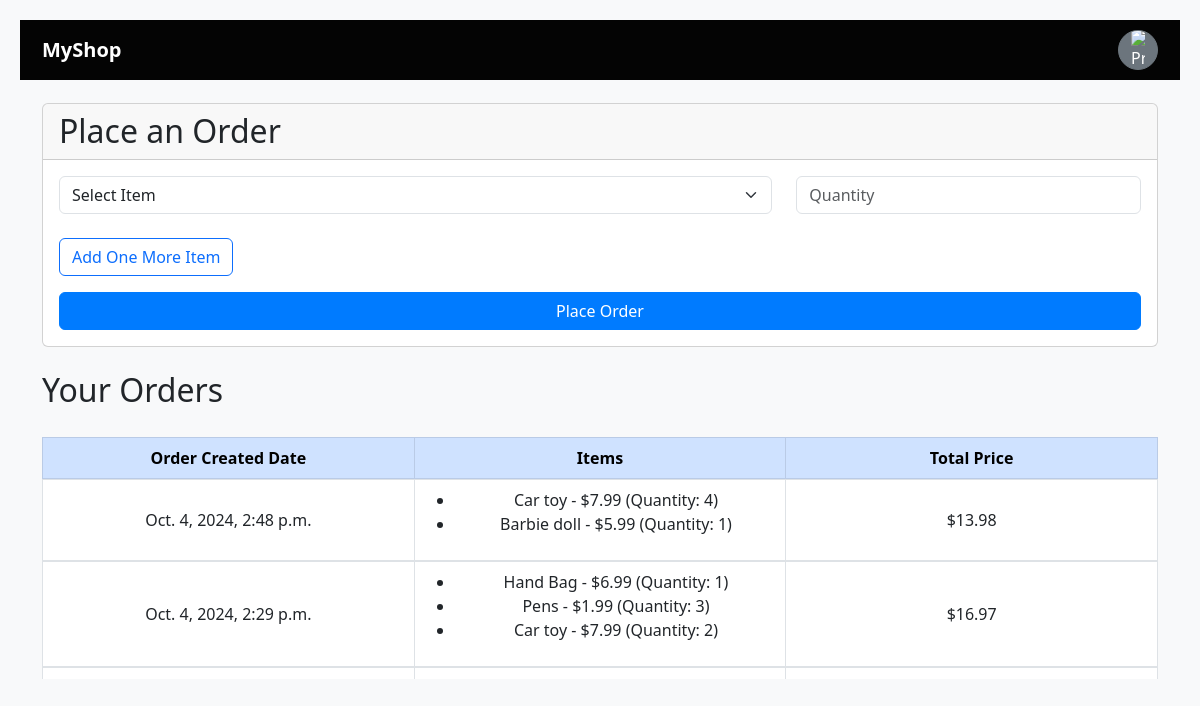
The page /order/ (signed in) on the database as committed earlier.
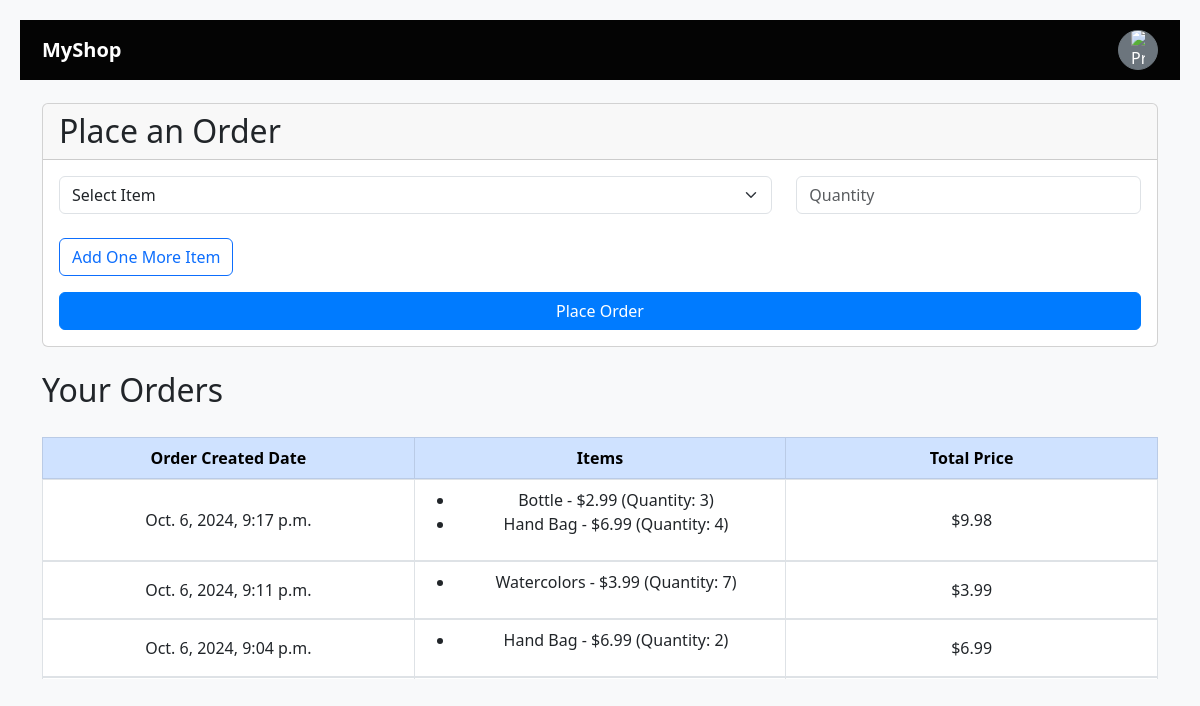
The same page on the database as committed later.
### ecom/models.py (models this page shows, shortened)
class Order(models.Model):
    user = models.ForeignKey(User, on_delete=models.CASCADE)
    order_created_date = models.DateTimeField(auto_now_add=True)
    items = models.ManyToManyField(Item, through='OrderItem')
    def total_price(self):
        total = sum(item.price for item in self.items.all())
        return total

class OrderItem(models.Model):
    order = models.ForeignKey(Order, on_delete=models.CASCADE)
    item = models.ForeignKey(Item, on_delete=models.CASCADE)
    quantity = models.PositiveIntegerField(default=1)

class Item(models.Model):
    name = models.CharField(max_length=100, unique=True)
    price = models.DecimalField(max_digits=10, decimal_places=2)

### ecom/views.py (the view, shortened to what this page needs)
# urls.py: path('order/', views.order_view, name='order_view'),
@login_required
def order_view(request):
    items = Item.objects.all()
    orders = Order.objects.filter(user=request.user).order_by('-order_created_date').prefetch_related('orderitem_set')
    user_profile = request.user.userprofile  # Get the user's profile for address
    return render(request, 'order_view.html', {'items': items, 'orders': orders, 'user_profile': user_profile})

### ecom/templates/order_view.html (shortened to what this page needs)
<!DOCTYPE html>
<html lang="en">
<head>
    <link href="https://cdn.jsdelivr.net/npm/bootstrap@5.3.0-alpha1/dist/css/bootstrap.min.css" rel="stylesheet">
</head>
<body>
    <nav class="navbar navbar-expand-lg">
        <div class="container-fluid">
            <a class="navbar-brand" href="#">MyShop</a>
            <div class="dropdown ms-auto">
                <button class="btn btn-secondary profile-icon" type="button" id="profileDropdown" data-bs-toggle="dropdown" aria-expanded="false">
                    <img src="https://cdn-icons-png.flaticon.com/512/3135/3135715.png" alt="Profile">
                </button>
            </div>
        </div>
    </nav>
    <div class="container">
        <div class="card mb-4">
            <div class="card-header">
                <h2 class="mb-0">Place an Order</h2>
            </div>
            <div class="card-body">
                <form method="post" id="order-form">
                    <div id="order-items">
                        <div class="order-item row mb-3">
                            <div class="col-md-8">
                                <select name="item" class="form-select" required onchange="updatePrice(this)">
                                    <option value="">Select Item</option>
                                </select>
                            </div>
                            <div class="col-md-4">
                                <input type="number" name="quantity" class="form-control" min="1" placeholder="Quantity" required>
                            </div>
                        </div>
                    </div>
                    <button type="button" class="btn btn-outline-primary mb-3" onclick="addItem()">Add One More Item</button>
                    <br>
                    <button type="submit" class="btn btn-primary w-100">Place Order</button>
                </form>
            </div>
        </div>
        <div>
            <h2>Your Orders</h2>
            <div class="table-scroll">
                <table class="table table-bordered table-hover">
                    <thead class="table-primary">
                        <tr>
                            <th>Order Created Date</th>
                            <th>Items</th>
                            <th>Total Price</th>
                        </tr>
                    </thead>
                    <tbody>
                        {% for order in orders %}
                        <tr>
                            <td>{{ order.order_created_date }}</td>
                            <td>
                                <ul>
                                    {% for order_item in order.orderitem_set.all %}
                                    <li>{{ order_item.item.name }} - ${{ order_item.item.price }} (Quantity: {{ order_item.quantity }})</li>
                                    {% endfor %}
                                </ul>
                            </td>
                            <td>${{ order.total_price }}</td>
                        </tr>
                        {% endfor %}
                    </tbody>
                </table>
            </div>
        </div>
    </div>
</body>
</html>

Rows that differ between the two databases and show on the page:
no longer on this page (row unchanged): Order: order_created_date "Oct. 4, 2024, 2:48 p.m.", total_price "13.98"
no longer on this page (row unchanged): OrderItem: item.name "Car toy", item.price "7.99", quantity "4", shown under "Oct. 4, 2024, 2:48 p.m."
no longer on this page (row unchanged): OrderItem: item.name "Barbie doll", item.price "5.99", quantity "1", shown under "Oct. 4, 2024, 2:48 p.m."
no longer on this page (row unchanged): Order: order_created_date "Oct. 4, 2024, 2:29 p.m.", total_price "16.97"
no longer on this page (row unchanged): OrderItem: item.name "Hand Bag", item.price "6.99", quantity "1", shown under "Oct. 4, 2024, 2:29 p.m."
no longer on this page (row unchanged): OrderItem: item.name "Pens", item.price "1.99", quantity "3", shown under "Oct. 4, 2024, 2:29 p.m."
no longer on this page (row unchanged): OrderItem: item.name "Car toy", item.price "7.99", quantity "2", shown under "Oct. 4, 2024, 2:29 p.m."
added Order: order_created_date "Oct. 6, 2024, 9:17 p.m.", total_price "9.98"
added OrderItem: item.name "Bottle", item.price "2.99", quantity "3", shown under "Oct. 6, 2024, 9:17 p.m."
added OrderItem: item.name "Hand Bag", item.price "6.99", quantity "4", shown under "Oct. 6, 2024, 9:17 p.m."
added Order: order_created_date "Oct. 6, 2024, 9:11 p.m.", total_price "3.99"
added OrderItem: item.name "Watercolors", item.price "3.99", quantity "7", shown under "Oct. 6, 2024, 9:11 p.m."
added Order: order_created_date "Oct. 6, 2024, 9:04 p.m.", total_price "6.99"
added OrderItem: item.name "Hand Bag", item.price "6.99", quantity "2", shown under "Oct. 6, 2024, 9:04 p.m."
